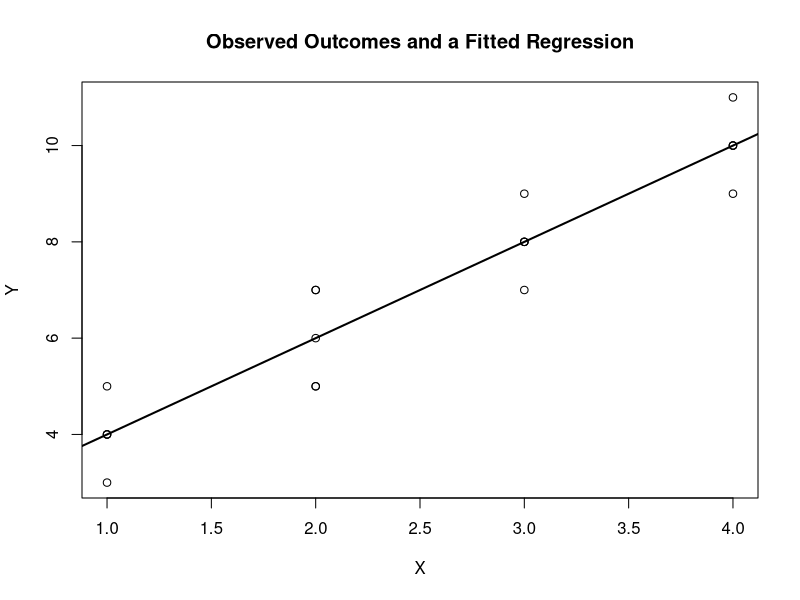
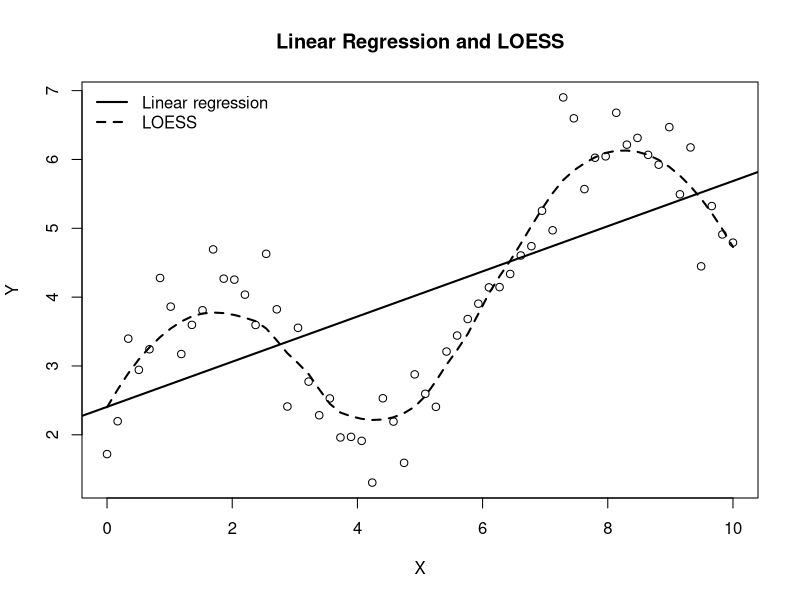
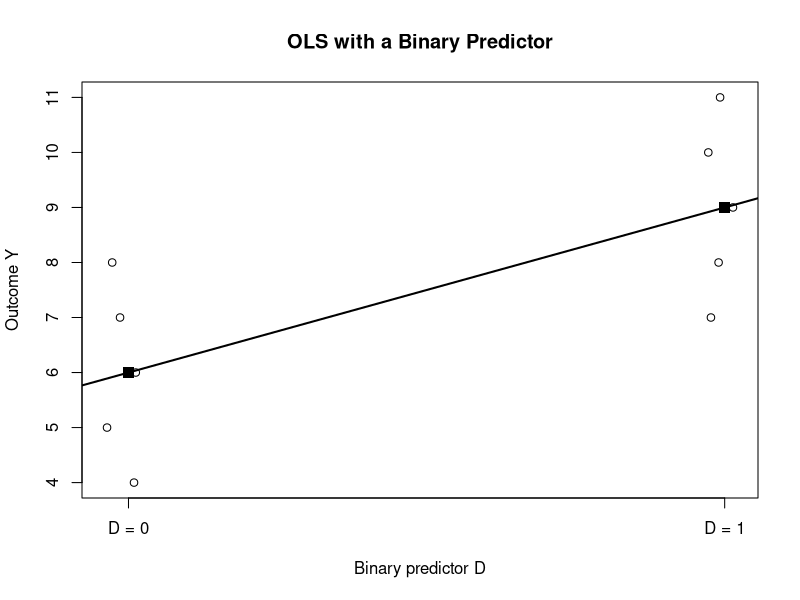
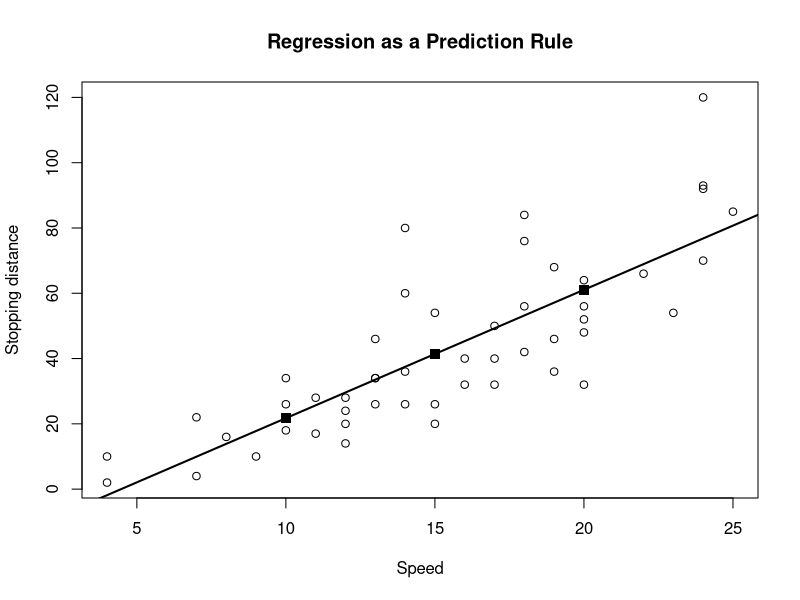
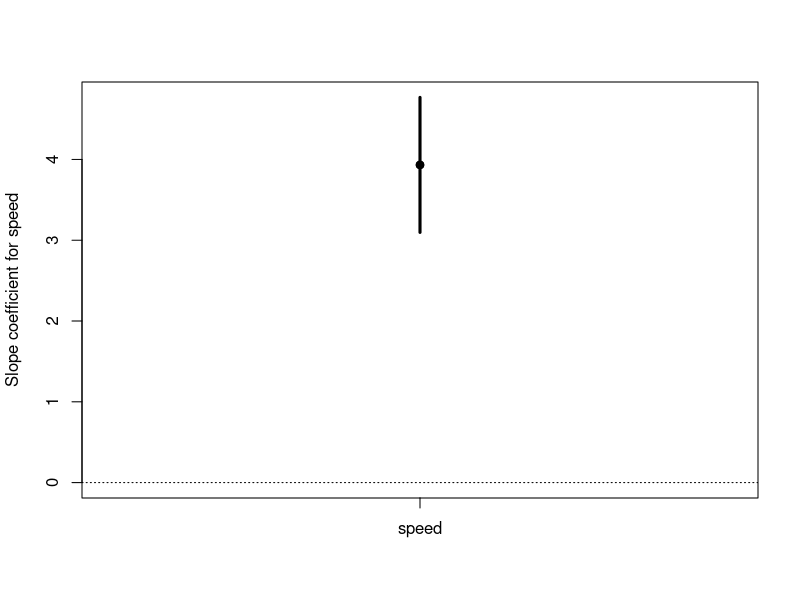
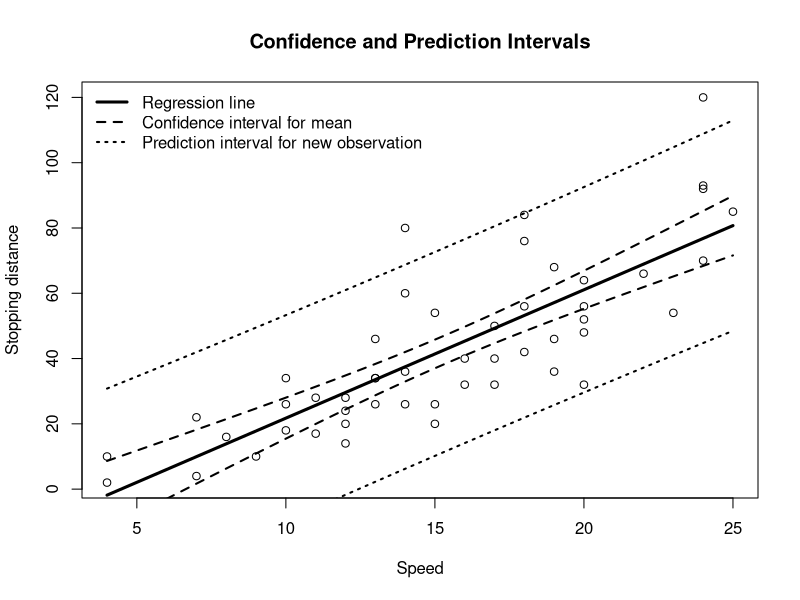
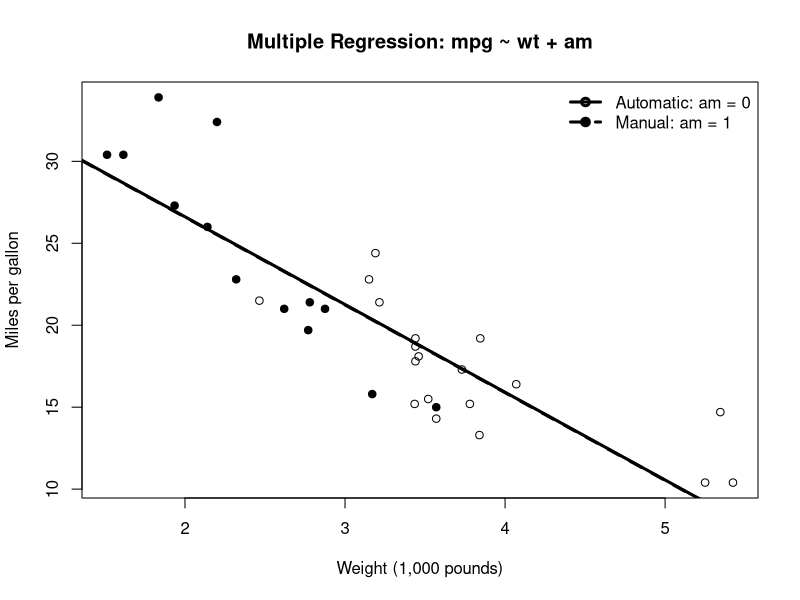
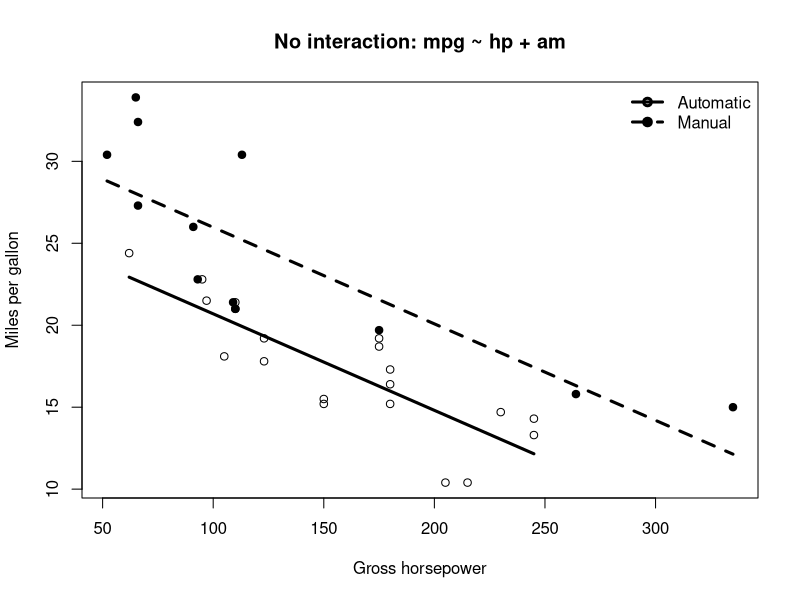

Write the R code that produced these figures, in order.
# Regression Analysis: Companion R Script
# Author: Alexis Diamond, PhD (assisted by Claude and ChatGPT)
# Version 0.9 --- August 26, 2026
# Generated from regression_companion.Rmd.
# Run from top to bottom. Uses base R grammar only.


# ---- ch1-conditional-means ----
x <- rep(c(1, 2, 3, 4), each = 5)
y <- c(3, 4, 4, 5, 4,
       5, 5, 6, 7, 7,
       7, 8, 8, 9, 8,
       9, 10, 11, 10, 10)

dat <- data.frame(x, y)

tapply(dat$y, dat$x, mean)

fit <- lm(y ~ x, data = dat)
summary(fit)

plot(
  dat$x,
  dat$y,
  xlab = "X",
  ylab = "Y",
  main = "Observed Outcomes and a Fitted Regression"
)
abline(fit, lwd = 2)

# ---- ch1-expectation-not-observable ----
# A binary outcome: 1 = employed, 0 = not employed.
employed <- c(1, 1, 1, 1, 0, 1, 1, 1, 0, 1)

mean(employed)   # 0.8

# Every person is a 0 or a 1, so no one has the value 0.8:
sort(unique(employed))

# For a binary Y the conditional mean IS the probability that Y = 1.
# A count outcome makes the same point:
visits <- c(7, 9, 10, 11, 14)
mean(visits)     # 10.2 -- not a possible number of visits

# ---- ch1-linear-loess ----
set.seed(123)

x <- seq(0, 10, length.out = 60)
y <- 2 + 0.35 * x + 1.5 * sin(x) + rnorm(60, sd = 0.5)

dat_curve <- data.frame(x, y)

fit_linear <- lm(y ~ x, data = dat_curve)
fit_loess <- loess(y ~ x, data = dat_curve, span = 0.60)

plot(
  dat_curve$x,
  dat_curve$y,
  xlab = "X",
  ylab = "Y",
  main = "Linear Regression and LOESS"
)
abline(fit_linear, lwd = 2)

ord <- order(dat_curve$x)
lines(
  dat_curve$x[ord],
  predict(fit_loess)[ord],
  lwd = 2,
  lty = 2
)

legend(
  "topleft",
  legend = c("Linear regression", "LOESS"),
  lty = c(1, 2),
  lwd = 2,
  bty = "n"
)

# ---- ch1-regression-families ----
set.seed(42)

# Continuous outcome
x_cont <- runif(200, 0, 10)
y_cont <- 4 + 2 * x_cont + rnorm(200, sd = 3)
dat_cont <- data.frame(x = x_cont, y_cont = y_cont)
fit_ols <- lm(y_cont ~ x, data = dat_cont)

# Binary outcome
x_binary <- runif(200, 0, 10)
p_binary <- 1 / (1 + exp(-(-3 + 0.6 * x_binary)))
y_binary <- rbinom(200, size = 1, prob = p_binary)
dat_binary <- data.frame(x = x_binary, y_binary = y_binary)
fit_logit <- glm(
  y_binary ~ x,
  family = binomial(link = "logit"),
  data = dat_binary
)

# Count outcome
x_count <- runif(200, 0, 5)
lambda <- exp(0.4 + 0.25 * x_count)
count <- rpois(200, lambda = lambda)
dat_count <- data.frame(x = x_count, count = count)
fit_pois <- glm(
  count ~ x,
  family = poisson(link = "log"),
  data = dat_count
)

# Flexible conditional-mean smoother
fit_loess <- loess(y ~ x, data = dat_curve)

summary(fit_ols)
summary(fit_logit)
summary(fit_pois)

# ---- ch1-count-zeros ----
# Zeros are ordinary observations in count data:
sum(dat_count$count == 0)
min(dat_count$count)

# But no fitted value is ever zero, because lambda = exp(X %*% beta) > 0 always:
lambda_hat <- fitted(fit_pois)
min(lambda_hat)

# The model never predicts zero; it assigns zero a probability.
# At the smallest fitted mean, P(Y = 0) = exp(-lambda):
exp(-min(lambda_hat))

# ---- ch2-binary-difference-means ----
D <- c(rep(0, 5), rep(1, 5))
Y <- c(4, 5, 6, 7, 8,
       7, 8, 9, 10, 11)

dat_binary_ols <- data.frame(D, Y)

fit_binary <- lm(Y ~ D, data = dat_binary_ols)
summary(fit_binary)
coef(fit_binary)

mean(dat_binary_ols$Y[dat_binary_ols$D == 0])
mean(dat_binary_ols$Y[dat_binary_ols$D == 1])
mean(dat_binary_ols$Y[dat_binary_ols$D == 1]) -
  mean(dat_binary_ols$Y[dat_binary_ols$D == 0])

# ---- ch2-binary-plot ----
plot(
  jitter(dat_binary_ols$D, amount = 0.04),
  dat_binary_ols$Y,
  xaxt = "n",
  xlab = "Binary predictor D",
  ylab = "Outcome Y",
  main = "OLS with a Binary Predictor"
)
axis(1, at = c(0, 1), labels = c("D = 0", "D = 1"))

abline(fit_binary, lwd = 2)
points(
  c(0, 1),
  c(
    mean(dat_binary_ols$Y[dat_binary_ols$D == 0]),
    mean(dat_binary_ols$Y[dat_binary_ols$D == 1])
  ),
  pch = 15,
  cex = 1.5
)

# ---- ch2-cars-predict ----
fit_cars <- lm(dist ~ speed, data = cars)
summary(fit_cars)
coef(fit_cars)

# Predictions for training observations
train_predictions <- predict(fit_cars)
head(data.frame(
  speed = cars$speed,
  observed_dist = cars$dist,
  predicted_dist = train_predictions
))

# Predictions for new cases
new_cases <- data.frame(speed = c(10, 15, 20))
new_cases$predicted_dist <- predict(
  fit_cars,
  newdata = new_cases
)
new_cases

# Reproduce predict() literally from the coefficients
b <- coef(fit_cars)
manual_predictions <- b[1] + b[2] * new_cases$speed
cbind(new_cases, manual_predictions = manual_predictions)

# ---- ch2-cars-prediction-plot ----
plot(
  cars$speed,
  cars$dist,
  xlab = "Speed",
  ylab = "Stopping distance",
  main = "Regression as a Prediction Rule"
)
abline(fit_cars, lwd = 2)
points(
  new_cases$speed,
  new_cases$predicted_dist,
  pch = 15,
  cex = 1.4
)

# ---- ch2-coefficient-ci ----
confint(fit_cars, level = 0.95)

coef_table <- summary(fit_cars)$coefficients
coef_table

b_speed <- coef_table["speed", "Estimate"]
se_speed <- coef_table["speed", "Std. Error"]

# Approximate 95% confidence interval
b_speed + c(-1, 1) * 2 * se_speed

# ---- ch2-rsquared ----
fit_cars <- lm(dist ~ speed, data = cars)

summary(fit_cars)$r.squared

mse_mean_only <- mean(
  (cars$dist - mean(cars$dist))^2
)

mse_model <- mean(
  (cars$dist - predict(fit_cars))^2
)

mse_mean_only
mse_model
1 - mse_model / mse_mean_only

# ---- ch2-irreducible-error ----
set.seed(7)

# The true DGP: Y = f(X) + epsilon, with f known to us only in a simulation.
f <- function(x) 2 + 0.8 * x
sigma <- 2

simulate_data <- function(n) {
  x <- runif(n, 0, 10)
  data.frame(x = x, y = f(x) + rnorm(n, sd = sigma))
}

# A large test set, used to measure out-of-sample prediction error.
test <- simulate_data(5000)

# The oracle: predict using the TRUE f. No model can beat this.
oracle_mse <- mean((test$y - f(test$x))^2)

# Fit on training samples of different sizes and score on the same test set.
test_mse_at <- function(n) {
  train <- simulate_data(n)
  fit <- lm(y ~ x, data = train)
  mean((test$y - predict(fit, newdata = test))^2)
}

round(
  c(
    irreducible = sigma^2,      # Var(epsilon): the floor
    oracle      = oracle_mse,   # the true f, estimated on nothing
    n_25        = test_mse_at(25),
    n_250       = test_mse_at(250),
    n_10000     = test_mse_at(10000)
  ),
  3
)

# ---- ch3-three-intervals ----
fit <- lm(dist ~ speed, data = cars)

# 1. Confidence intervals for regression coefficients
confint(fit)

# 2. Confidence interval for the conditional mean at speed = 15
predict(
  fit,
  newdata = data.frame(speed = 15),
  interval = "confidence"
)

# 3. Prediction interval for one new observation at speed = 15
predict(
  fit,
  newdata = data.frame(speed = 15),
  interval = "prediction"
)

# ---- ch3-vcov-naive-first-difference ----
fit <- lm(dist ~ speed, data = cars)

# The variance-covariance matrix: variances on the diagonal,
# covariances off it.
vcov(fit)

# As a correlation, the two estimates are nearly redundant:
cov2cor(vcov(fit))

# The off-diagonal entry is exactly -xbar * Var(beta1hat):
c(
  off_diagonal = vcov(fit)["(Intercept)", "speed"],
  formula      = -mean(cars$speed) * vcov(fit)["speed", "speed"]
)

# CORRECT interval for the conditional mean at speed = 15:
predict(fit, newdata = data.frame(speed = 15), interval = "confidence")

# NAIVE first difference: hold the intercept fixed and swing the slope
# across the ends of its own confidence interval.
coef(fit)[1] + confint(fit)["speed", ] * 15

# ---- ch3-variance-decomposition ----
V <- vcov(fit)
x <- 15

terms <- c(
  var_b0     = V[1, 1],
  x2_var_b1  = x^2 * V[2, 2],
  cross_term = 2 * x * V[1, 2]
)
terms
sum(terms)

# Standard errors: correct versus naive.
c(
  correct = sqrt(sum(terms)),
  naive   = x * sqrt(V[2, 2])
)

# The general formula, c' V c, reproduces what predict() reports:
cvec <- c(1, x)
sqrt(t(cvec) %*% V %*% cvec)

# ---- ch3-no-intercept-exact ----
fit0 <- lm(dist ~ speed - 1, data = cars)

vcov(fit0)   # a 1x1 matrix

predict(fit0, newdata = data.frame(speed = 15), interval = "confidence")

confint(fit0)["speed", ] * 15   # identical, to every printed digit

# ---- ch3-width-comparison ----
tq <- qt(0.975, df.residual(fit))
s  <- summary(fit)$sigma

naive_width <- function(x) 2 * tq * x * sqrt(V[2, 2])
ci_width    <- function(x) 2 * tq * sqrt(V[1, 1] + x^2 * V[2, 2] + 2 * x * V[1, 2])
pi_width    <- function(x) 2 * tq * sqrt(s^2 + V[1, 1] + x^2 * V[2, 2] + 2 * x * V[1, 2])

# The one x where the shortcut happens to be right:
# solve Var(b0) + 2x Cov = 0  =>  x* = mean(x^2) / (2 * mean(x))
xstar <- mean(cars$speed^2) / (2 * mean(cars$speed))

xs <- c(0, 5, xstar, mean(cars$speed), 20, 25, 100)
round(
  data.frame(
    x             = xs,
    naive         = naive_width(xs),
    correct_ci    = ci_width(xs),
    prediction    = pi_width(xs),
    naive_over_ci = naive_width(xs) / ci_width(xs)
  ),
  3
)

range(cars$speed)   # x* falls INSIDE the observed data

# ---- ch3-first-difference-boundary ----
# Simple model: the difference depends on beta1 alone, so both agree.
c(
  full  = sqrt(t(c(0, 5)) %*% vcov(fit) %*% c(0, 5)),
  naive = 5 * sqrt(vcov(fit)["speed", "speed"])
)

# Quadratic model: the same difference now loads on TWO coefficients.
fitq <- lm(dist ~ speed + I(speed^2), data = cars)
cq <- c(0, 20 - 15, 20^2 - 15^2)

c(
  full  = sqrt(t(cq) %*% vcov(fitq) %*% cq),
  naive = 5 * sqrt(vcov(fitq)["speed", "speed"]),
  corr  = cov2cor(vcov(fitq))["speed", "I(speed^2)"]
)

# ---- ch3-coefficient-ci-plot ----
fit <- lm(dist ~ speed, data = cars)

slope <- coef(fit)["speed"]
slope_ci <- confint(fit)["speed", ]

plot(
  1, slope,
  xlim = c(0.5, 1.5),
  ylim = range(c(0, slope_ci)),
  xaxt = "n",
  xlab = "",
  ylab = "Slope coefficient for speed",
  pch = 19
)

segments(
  x0 = 1,
  y0 = slope_ci[1],
  x1 = 1,
  y1 = slope_ci[2],
  lwd = 3
)

points(1, slope, pch = 19)
axis(1, at = 1, labels = "speed")
abline(h = 0, lty = 3)

# ---- ch3-interval-bands ----
fit <- lm(dist ~ speed, data = cars)

speed_grid <- data.frame(
  speed = seq(
    from = min(cars$speed),
    to = max(cars$speed),
    length.out = 200
  )
)

conf_band <- predict(
  fit,
  newdata = speed_grid,
  interval = "confidence",
  level = 0.95
)

pred_band <- predict(
  fit,
  newdata = speed_grid,
  interval = "prediction",
  level = 0.95
)

plot(
  cars$speed,
  cars$dist,
  xlab = "Speed",
  ylab = "Stopping distance",
  main = "Confidence and Prediction Intervals"
)

lines(speed_grid$speed, conf_band[, "fit"], lwd = 3)
lines(speed_grid$speed, conf_band[, "lwr"], lty = 2, lwd = 2)
lines(speed_grid$speed, conf_band[, "upr"], lty = 2, lwd = 2)
lines(speed_grid$speed, pred_band[, "lwr"], lty = 3, lwd = 2)
lines(speed_grid$speed, pred_band[, "upr"], lty = 3, lwd = 2)

legend(
  "topleft",
  legend = c(
    "Regression line",
    "Confidence interval for mean",
    "Prediction interval for new observation"
  ),
  lty = c(1, 2, 3),
  lwd = c(3, 2, 2),
  bty = "n"
)

# ---- ch3-same-center ----
fit <- lm(dist ~ speed, data = cars)

b <- coef(fit)

# Calculate the prediction literally from the coefficients
manual_prediction <- b[1] + b[2] * 15
manual_prediction

# Ask predict() for the point prediction
predict(
  fit,
  newdata = data.frame(speed = 15)
)

# ---- ch3-mtcars-multiple ----
fit_simple <- lm(mpg ~ am, data = mtcars)
fit_multiple <- lm(mpg ~ wt + am, data = mtcars)

coef(fit_simple)
coef(fit_multiple)

# Two cars with exactly the same weight
same_weight <- data.frame(
  wt = c(3, 3),
  am = c(0, 1)
)

predicted_mpg <- predict(
  fit_multiple,
  newdata = same_weight
)

predicted_mpg
predicted_mpg[2] - predicted_mpg[1]
coef(fit_multiple)["am"]

# Two cars with the same transmission, different weight
same_transmission <- data.frame(
  wt = c(3, 4),
  am = c(0, 0)
)

predicted_mpg <- predict(
  fit_multiple,
  newdata = same_transmission
)

predicted_mpg[2] - predicted_mpg[1]
coef(fit_multiple)["wt"]

# ---- ch3-multiple-plot ----
point_type <- ifelse(mtcars$am == 1, 19, 1)

plot(
  mtcars$wt,
  mtcars$mpg,
  pch = point_type,
  xlab = "Weight (1,000 pounds)",
  ylab = "Miles per gallon",
  main = "Multiple Regression: mpg ~ wt + am"
)

b <- coef(fit_multiple)
abline(a = b["(Intercept)"], b = b["wt"], lwd = 3)
abline(
  a = b["(Intercept)"] + b["am"],
  b = b["wt"],
  lwd = 3,
  lty = 2
)

legend(
  "topright",
  legend = c("Automatic: am = 0", "Manual: am = 1"),
  pch = c(1, 19),
  lty = c(1, 2),
  lwd = c(3, 3),
  bty = "n"
)

# ---- ch3-partial-association ----
fit_simple <- lm(mpg ~ am, data = mtcars)
fit_multiple <- lm(mpg ~ wt + am, data = mtcars)

# Step 1: the part of am that weight cannot linearly predict
am_resid <- resid(lm(am ~ wt, data = mtcars))

# Step 2: regress mpg on that leftover part
fit_partial <- lm(mpg ~ am_resid, data = mtcars)

coef(fit_simple)["am"]              # about 7.24
coef(fit_multiple)["am"]            # about -0.024
coef(fit_partial)["am_resid"]       # identical to the line above

# Transmission and weight are strongly related, so the leftover part
# of am is quite a different variable from am itself:
cor(mtcars$am, mtcars$wt)
summary(lm(am ~ wt, data = mtcars))$r.squared

# ---- ch3-interaction-centering ----
fit_interaction <- lm(mpg ~ wt * am, data = mtcars)
summary(fit_interaction)

mtcars_for_example <- mtcars
mtcars_for_example$wt_centered <-
  mtcars_for_example$wt - mean(mtcars_for_example$wt)

fit_interaction_centered <- lm(
  mpg ~ wt_centered * am,
  data = mtcars_for_example
)
summary(fit_interaction_centered)

# ---- ch3-omitted-confounder-coverage ----
set.seed(11)

alpha1 <- 2.00   # the causal effect of x on y
alpha2 <- 0.15   # the effect of the omitted confounder z on y

one_study <- function(n) {
  z <- rnorm(n)
  x <- 0.7 * z + rnorm(n)                      # x and z are related
  y <- 1 + alpha1 * x + alpha2 * z + rnorm(n)
  fit <- lm(y ~ x)                             # z omitted
  ci <- confint(fit)["x", ]
  c(est = unname(coef(fit)["x"]),
    lower = unname(ci[1]),
    upper = unname(ci[2]))
}

# What the short regression actually targets: beta1 = alpha1 + alpha2 * delta1,
# where delta1 is the population slope of z on x.
delta1 <- 0.7 / (0.7^2 + 1)
beta1 <- alpha1 + alpha2 * delta1
beta1

coverage <- function(n, reps = 2000) {
  out <- replicate(reps, one_study(n))
  c(n                 = n,
    mean_estimate     = mean(out["est", ]),
    covers_causal     = mean(out["lower", ] <= alpha1 & out["upper", ] >= alpha1),
    covers_projection = mean(out["lower", ] <= beta1  & out["upper", ] >= beta1))
}

round(rbind(coverage(100), coverage(1000), coverage(10000)), 4)

# ---- ch4-functional-form ----
set.seed(9)

x <- seq(1, 10, length.out = 100)
y <- 5 + 2 * x - 0.25 * x^2 + rnorm(100, sd = 1.5)
dat_functional <- data.frame(x, y)

fit_linear <- lm(y ~ x, data = dat_functional)
fit_quadratic <- lm(y ~ x + I(x^2), data = dat_functional)
fit_cubic <- lm(y ~ x + I(x^2) + I(x^3), data = dat_functional)
fit_logx <- lm(y ~ log(x), data = dat_functional)

summary(fit_linear)$r.squared
summary(fit_quadratic)$r.squared
summary(fit_cubic)$r.squared
summary(fit_logx)$r.squared

# ---- ch4-additive-parallel ----
fit_additive_hp <- lm(mpg ~ hp + am, data = mtcars)
summary(fit_additive_hp)

# One slope on hp serves both groups, so the fitted lines can differ
# only by a constant vertical shift -- the coefficient on am.
coef(fit_additive_hp)

# Here the restriction costs almost nothing: allowing the slopes to
# differ returns an interaction estimate of essentially zero.
coef(lm(mpg ~ hp * am, data = mtcars))["hp:am"]

# ---- ch4-additive-parallel-plot ----
plot(
  mtcars$hp,
  mtcars$mpg,
  pch = ifelse(mtcars$am == 0, 1, 19),
  xlab = "Gross horsepower",
  ylab = "Miles per gallon",
  main = "No interaction: mpg ~ hp + am"
)

auto_hp <- seq(
  min(mtcars$hp[mtcars$am == 0]),
  max(mtcars$hp[mtcars$am == 0]),
  length.out = 100
)

manual_hp <- seq(
  min(mtcars$hp[mtcars$am == 1]),
  max(mtcars$hp[mtcars$am == 1]),
  length.out = 100
)

auto_pred <- predict(
  fit_additive_hp,
  newdata = data.frame(hp = auto_hp, am = 0)
)

manual_pred <- predict(
  fit_additive_hp,
  newdata = data.frame(hp = manual_hp, am = 1)
)

lines(auto_hp, auto_pred, lwd = 3)
lines(manual_hp, manual_pred, lwd = 3, lty = 2)

legend(
  "topright",
  legend = c("Automatic", "Manual"),
  pch = c(1, 19),
  lty = c(1, 2),
  lwd = c(3, 3),
  bty = "n"
)

# ---- ch4-mtcars-interaction ----
fit_additive <- lm(mpg ~ wt + am, data = mtcars)
fit_interaction <- lm(mpg ~ wt * am, data = mtcars)

summary(fit_additive)
summary(fit_interaction)

# ---- ch4-interaction-plot ----
plot(
  mtcars$wt,
  mtcars$mpg,
  pch = ifelse(mtcars$am == 0, 1, 19),
  xlab = "Weight (1,000 pounds)",
  ylab = "Miles per gallon",
  main = "Interaction: mpg ~ wt * am"
)

auto_wt <- seq(
  min(mtcars$wt[mtcars$am == 0]),
  max(mtcars$wt[mtcars$am == 0]),
  length.out = 100
)

manual_wt <- seq(
  min(mtcars$wt[mtcars$am == 1]),
  max(mtcars$wt[mtcars$am == 1]),
  length.out = 100
)

auto_pred <- predict(
  fit_interaction,
  newdata = data.frame(wt = auto_wt, am = 0)
)

manual_pred <- predict(
  fit_interaction,
  newdata = data.frame(wt = manual_wt, am = 1)
)

lines(auto_wt, auto_pred, lwd = 3)
lines(manual_wt, manual_pred, lwd = 3, lty = 2)

legend(
  "topright",
  legend = c("Automatic", "Manual"),
  pch = c(1, 19),
  lty = c(1, 2),
  lwd = c(3, 3),
  bty = "n"
)

# ---- ch4-gap-data ----
set.seed(26)

x_left <- runif(35, min = 1, max = 4)
x_right <- runif(35, min = 7, max = 10)
x <- c(x_left, x_right)

y <- c(
  2 + 3 * x_left + rnorm(35, mean = 0, sd = 0.5),
  28 - x_right + rnorm(35, mean = 0, sd = 0.5)
)

gap_data <- data.frame(x = x, y = y)

fit_linear <- lm(y ~ x, data = gap_data)
fit_quadratic <- lm(y ~ x + I(x^2), data = gap_data)

new_point <- data.frame(x = 5.5)
predict(fit_linear, newdata = new_point)
predict(fit_quadratic, newdata = new_point)

# ---- ch4-gap-plot ----
x_grid <- seq(1, 10, length.out = 300)
new_grid <- data.frame(x = x_grid)

linear_hat <- predict(fit_linear, newdata = new_grid)
quadratic_hat <- predict(fit_quadratic, newdata = new_grid)

plot(
  gap_data$x,
  gap_data$y,
  xlab = "X",
  ylab = "Y",
  main = "Interpolation Across a Gap in the Training Data",
  pch = 19
)

rect(
  xleft = 4,
  ybottom = par("usr")[3],
  xright = 7,
  ytop = par("usr")[4],
  density = 12,
  angle = 45,
  border = NA
)

points(gap_data$x, gap_data$y, pch = 19)
lines(x_grid, linear_hat, lwd = 3)
lines(x_grid, quadratic_hat, lwd = 3, lty = 2)
abline(v = c(4, 7), lty = 3)

points(
  5.5,
  predict(fit_linear, newdata = data.frame(x = 5.5)),
  pch = 1,
  cex = 1.5,
  lwd = 2
)

points(
  5.5,
  predict(fit_quadratic, newdata = data.frame(x = 5.5)),
  pch = 2,
  cex = 1.5,
  lwd = 2
)

legend(
  "topleft",
  legend = c(
    "Linear fit",
    "Quadratic fit",
    "Gap with no training observations"
  ),
  lty = c(1, 2, NA),
  lwd = c(3, 3, NA),
  fill = c(NA, NA, "black"),
  density = c(0, 0, 35),
  angle = 45,
  border = c(NA, NA, "black"),
  bty = "n"
)

# ---- ch4-faithful-models ----
fit_linear <- lm(waiting ~ eruptions, data = faithful)
fit_quadratic <- lm(
  waiting ~ eruptions + I(eruptions^2),
  data = faithful
)
fit_cubic <- lm(
  waiting ~ eruptions + I(eruptions^2) + I(eruptions^3),
  data = faithful
)

summary(fit_linear)$r.squared
summary(fit_quadratic)$r.squared
summary(fit_cubic)$r.squared

new_case <- data.frame(eruptions = 7)
predict(fit_linear, newdata = new_case)
predict(fit_quadratic, newdata = new_case)
predict(fit_cubic, newdata = new_case)

# ---- ch4-faithful-plot ----
x_grid <- seq(1.4, 7, length.out = 300)
new_grid <- data.frame(eruptions = x_grid)

plot(
  faithful$eruptions,
  faithful$waiting,
  xlim = c(1.4, 7),
  ylim = c(15, 115),
  xlab = "Eruption duration (minutes)",
  ylab = "Waiting time (minutes)",
  main = "Functional Form and Extrapolation"
)

lines(x_grid, predict(fit_linear, newdata = new_grid), lwd = 3)
lines(
  x_grid,
  predict(fit_quadratic, newdata = new_grid),
  lwd = 3,
  lty = 2
)
lines(
  x_grid,
  predict(fit_cubic, newdata = new_grid),
  lwd = 3,
  lty = 3
)

abline(v = max(faithful$eruptions), lty = 2)

legend(
  "topleft",
  legend = c("Linear", "Quadratic", "Cubic"),
  lty = c(1, 2, 3),
  lwd = c(3, 3, 3),
  bty = "n"
)

# ---- ch4-loess-extrapolation ----
fit_loess <- loess(waiting ~ eruptions, data = faithful)

predict(
  fit_loess,
  newdata = data.frame(eruptions = c(2, 4, 7))
)

# ---- ch4-support-comparison ----
fit_interaction <- lm(mpg ~ wt * am, data = mtcars)

predict(
  fit_interaction,
  newdata = data.frame(
    wt = c(5, 5),
    am = c(0, 1)
  )
)

range(mtcars$wt[mtcars$am == 0])
range(mtcars$wt[mtcars$am == 1])

# ---- ch5-observational-data ----
x_control <- rep(0:8, each = 3)
x_treated <- rep(5:16, each = 3)

noise_control <- rep(c(-1, 0, 1), times = 9)
noise_treated <- rep(c(-1, 0, 1), times = 12)

Y0_control <- 5 + x_control + 0.4 * x_control^2 + noise_control
Y0_treated <- 5 + x_treated + 0.4 * x_treated^2 + noise_treated

D <- c(
  rep(0, length(x_control)),
  rep(1, length(x_treated))
)

x <- c(x_control, x_treated)
Y <- c(Y0_control, Y0_treated + 6)

causal_dat <- data.frame(Y, D, x)

# ---- ch5-model-dependence ----
fit_linear_adjustment <- lm(
  Y ~ D + x,
  data = causal_dat
)

fit_quadratic_adjustment <- lm(
  Y ~ D + x + I(x^2),
  data = causal_dat
)

coef(fit_linear_adjustment)["D"]
coef(fit_quadratic_adjustment)["D"]

# ---- ch5-model-dependence-plot ----
# Predicted untreated outcome for treated units at x = 12
predict(fit_linear_adjustment, newdata = data.frame(D = 0, x = 12))
predict(fit_quadratic_adjustment, newdata = data.frame(D = 0, x = 12))

# Draw a group's fitted function in black over [from, to],
# its observed support, and in grey elsewhere (extrapolation)
draw_fit <- function(fit, d, from, to, lty) {
  full <- seq(0, 16, length.out = 200)
  supported <- seq(from, to, length.out = 100)
  lines(
    full,
    predict(fit, newdata = data.frame(D = d, x = full)),
    col = "grey60",
    lty = lty
  )
  lines(
    supported,
    predict(fit, newdata = data.frame(D = d, x = supported)),
    lwd = 2,
    lty = lty
  )
}

plot_adjustment <- function(fit, title) {
  plot(
    causal_dat$x,
    causal_dat$Y,
    type = "n",
    ylim = c(-20, 135),
    xlab = "Confounder X",
    ylab = "Outcome Y",
    main = title
  )
  rect(5, -30, 8, 145, col = "grey90", border = NA)
  points(
    causal_dat$x,
    causal_dat$Y,
    pch = ifelse(causal_dat$D == 1, 19, 1)
  )
  draw_fit(fit, d = 0, from = 0, to = 8, lty = 1)    # controls
  draw_fit(fit, d = 1, from = 5, to = 16, lty = 2)   # treated
}

par(mfrow = c(1, 2))
plot_adjustment(fit_linear_adjustment, "Linear adjustment")
plot_adjustment(fit_quadratic_adjustment, "Quadratic adjustment")
par(mfrow = c(1, 1))

# ---- ch5-overlap-restriction ----
overlap_dat <- causal_dat[
  causal_dat$x >= 5 & causal_dat$x <= 8,
]

fit_linear_overlap <- lm(
  Y ~ D + x,
  data = overlap_dat
)

fit_quadratic_overlap <- lm(
  Y ~ D + x + I(x^2),
  data = overlap_dat
)

coef(fit_linear_overlap)["D"]
coef(fit_quadratic_overlap)["D"]

# ---- ch5-overlap-plot ----
plot(
  causal_dat$x,
  causal_dat$Y,
  pch = ifelse(causal_dat$D == 1, 19, 1),
  xlab = "Confounder X",
  ylab = "Observed outcome Y",
  main = "Limited Overlap in an Observational Study"
)

abline(v = 5, lty = 3)
abline(v = 8, lty = 3)

legend(
  "topleft",
  legend = c("Control", "Treated", "Overlap: X = 5 to 8"),
  pch = c(1, 19, NA),
  lty = c(NA, NA, 3),
  bty = "n"
)

# ---- ch5-balanced-rct ----
x <- rep(0:16, each = 6)
D <- rep(c(0, 0, 0, 1, 1, 1), times = 17)
noise <- rep(c(-1, 0, 1, -1, 0, 1), times = 17)

Y0 <- 5 + x + 0.4 * x^2 + noise
Y <- Y0 + 6 * D

rct_dat <- data.frame(Y, D, x)

# Difference in means = treatment-only OLS coefficient
mean(rct_dat$Y[rct_dat$D == 1]) -
  mean(rct_dat$Y[rct_dat$D == 0])

fit_rct_simple <- lm(Y ~ D, data = rct_dat)
fit_rct_linear <- lm(Y ~ D + x, data = rct_dat)
fit_rct_quadratic <- lm(Y ~ D + x + I(x^2), data = rct_dat)

coef(fit_rct_simple)["D"]
coef(fit_rct_linear)["D"]
coef(fit_rct_quadratic)["D"]

# ---- ch5-balanced-rct-plot ----
x_grid <- seq(0, 16, length.out = 200)

plot(
  rct_dat$x,
  rct_dat$Y,
  pch = ifelse(rct_dat$D == 1, 19, 1),
  ylim = c(-20, 135),
  xlab = "Pretreatment covariate X",
  ylab = "Observed outcome Y",
  main = "A Balanced Randomized Design"
)

lines(
  x_grid,
  predict(fit_rct_linear, newdata = data.frame(D = 0, x = x_grid)),
  lwd = 2
)
lines(
  x_grid,
  predict(fit_rct_linear, newdata = data.frame(D = 1, x = x_grid)),
  lwd = 2,
  lty = 2
)

legend(
  "topleft",
  legend = c(
    "Control",
    "Treated",
    "Linear adjustment, control",
    "Linear adjustment, treated"
  ),
  pch = c(1, 19, NA, NA),
  lty = c(NA, NA, 1, 2),
  lwd = c(NA, NA, 2, 2),
  bty = "n"
)
